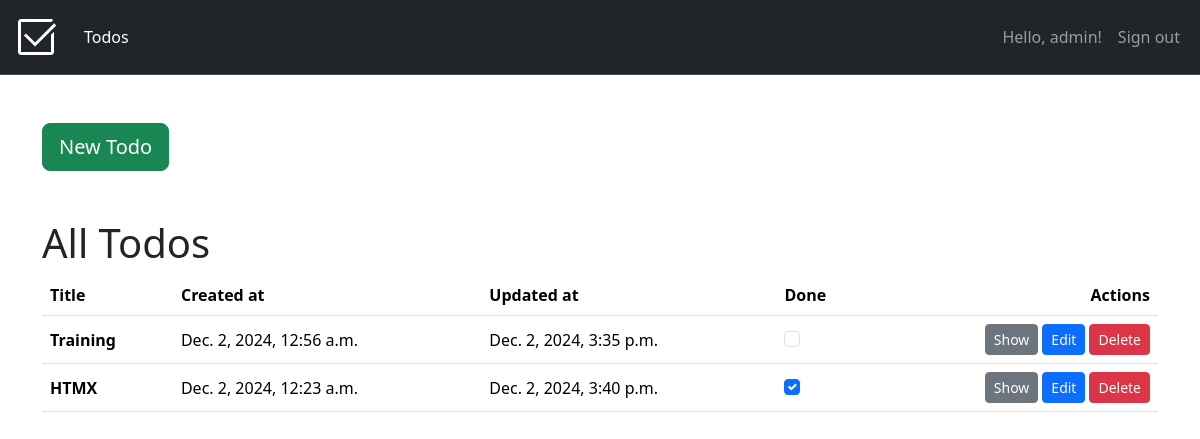
The app's page /todos/ (signed in), older data.
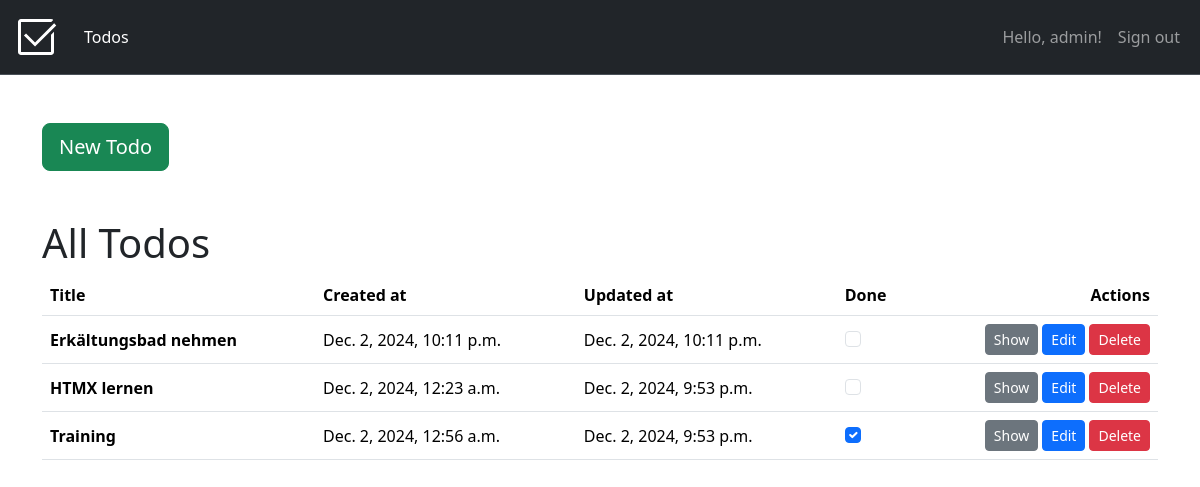
The same page, newer data.
### todos/models.py (models this page shows, shortened)
class Todo(models.Model):
    user = models.ForeignKey(User, on_delete=models.CASCADE)
    title = models.CharField(max_length=50)
    content = models.TextField()
    done = models.BooleanField(default=False)
    created_at = models.DateTimeField(auto_now_add=True)
    updated_at = models.DateTimeField(auto_now=True)
    class Meta:
        ordering = [
            "done",
            "-updated_at",
        ]
        verbose_name = "Todo"
        verbose_name_plural = "Todos"

### todos/views.py (the view)
# urls.py: path("", index, name="sevo-auth-index")
@login_required(login_url="sevo-auth-sign-in")
def index(request):
    todos = Todo.objects.all().filter(user=request.user)
    return render(request, "todos/index.html", {
        "title": _("All Todos"),
        "todos": todos
    })

### todos/templates/todos/index.html (shortened to what this page needs)
{% extends "base.html" %}
{% load i18n %}
{% block content %}
    <div class="mb-5">
        <a class="btn btn-success btn-lg" href="{% url 'todos-new' %}">{% trans "New Todo" %}</a>
    </div>
    <h1>{{ title }}</h1>
    {% include "./partials/_table.html" %}
{% endblock %}

### todos/templates/todos/partials/_table.html (shortened to what this page needs)
{% load i18n %}
<div id="todos-all">
    <div class="table-responsive">
        <table class="table">
            <thead>
              <tr>
                <th scope="col">{% trans "Title" %}</th>
                <th scope="col">{% trans "Created at" %}</th>
                <th scope="col">{% trans "Updated at" %}</th>
                <th scope="col">{% trans "Done" %}</th>
                <th scope="col"><div class="d-flex justify-content-end">{% trans "Actions" %}</div></th>
              </tr>
            </thead>
            <tbody>
                {% for todo in todos %}
                    <tr style="vertical-align: middle;">
                        <td><strong>{{ todo.title }}</strong></td>
                        <td>{{ todo.created_at }}</td>
                        <td>{{ todo.updated_at }}</td>
                        <td>
                            <div class="form-check">
                                <input
                                    hx-post="{% url 'todos-edit-done' id=todo.id %}"
                                    hx-target="#todos-all"
                                    hx-swap="outerHTML"
                                    {% comment %} hx-select="#todos-all" {% endcomment %}
                                    class="form-check-input" type="checkbox" name="done" {% if todo.done %}checked{% endif %}>
                            </div>
                        </td>
                        <td>
                          <div class="d-flex flex-nowrap gap-1 w-full justify-content-end">
                            <a class="btn btn-secondary btn-sm" href="{% url 'todos-detail' id=todo.id %}">{% trans "Show" %}</a>
                            <a class="btn btn-primary btn-sm" href="{% url 'todos-edit' id=todo.id %}">{% trans "Edit" %}</a>
                            <a
                                hx-post="{% url 'todos-delete-index' id=todo.id %}"
                                hx-target="#todos-all"
                                hx-swap="outerHTML"
                                hx-confirm="{% trans 'Do you really want to delete' %}: {{ todo.title|upper }}?"
                                class="btn btn-danger btn-sm" href="#">{% trans "Delete" %}</a>
                          </div>
                        </td>
                    </tr>
                {% endfor %}
            </tbody>
          </table>
    </div>
</div>

Row changes from the older to the newer data that the page shows:
added Todo: title "Erkältungsbad nehmen", created_at "Dec. 2, 2024, 10:11 p.m.", updated_at "Dec. 2, 2024, 10:11 p.m."
changed Todo: title "HTMX" → "HTMX lernen"; updated_at "Dec. 2, 2024, 3:40 p.m." → "Dec. 2, 2024, 9:53 p.m."; done "☑" → "☐"; moves up the list
changed Todo "Training": updated_at "Dec. 2, 2024, 3:35 p.m." → "Dec. 2, 2024, 9:53 p.m."; done "☐" → "☑"
